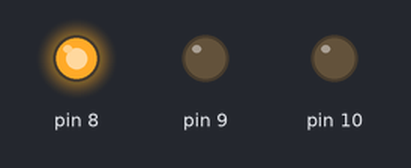
Recording of a sketch running on a simulated Arduino Uno, built with avr-gcc and run on an emulated ATmega328P. Shown: output pins drawn as LEDs (lit = HIGH). What the sketch prints to the serial monitor is not drawn.

Above: at 1.5 s.
At 3.5 s:
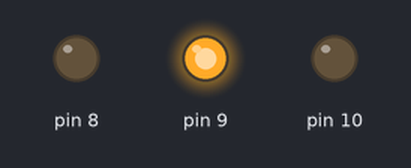
At 7.0 s:
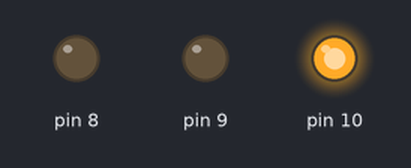
Timing chart, 0 to 13.0 s (numbered marks = the images above):
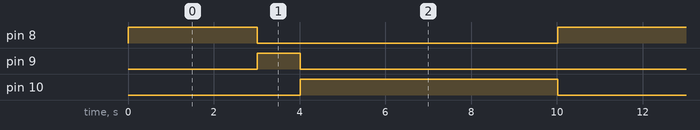

Measured:
- by itself, pin 8: alternates HIGH for 3.0 s and LOW for 7.0 s
- by itself, pin 9: alternates HIGH for 1.0 s and LOW for 9.0 s
- by itself, pin 10: alternates HIGH for 6.0 s and LOW for 4.0 s

The sketch:

semaforo_tiempo_ejercicio9.ino
```cpp
// defino una variable

unsigned long tiempo=0; // cuenta de tiempo
long temp=0; // ciclo del semaforo
int estado=0; // 0 --verde, 1 -- amarillo, 2 -- rojo

// ==========================
// programa principal ARDUINO
// ==========================

void setup()
{
  pinMode(8, OUTPUT);
  pinMode(9, OUTPUT);
  pinMode(10, OUTPUT);
  Serial.begin(9600); // Envío de datos a la placa
}

void loop()
{

  tiempo = millis(); // milisegundos desde que se encendió la placa

  temp = tiempo%10000; // cuenta cíclica del tiempo. Resto de la división entre 10000
  // Cuando tiempo llegue a 10001, tempo volverá a ser cero.

  Serial.println(String(tiempo) +" -- " + String(temp)); // Imprime en pantalla datos de tiempo recibidos de la placa.

  if (temp<=3000) { // enciendo el verde
    estado=0; // Verde
  } else if(temp>3000 && temp<=4000) { // enciendo amarillo
    estado=1; // Amarillo
  } else if (temp>4000) { // enciendo rojo
    estado=2;// Rojo
  }

  // ejecuto la función encender
  encender();

  // delay(1); --> ANULADO // retraso de cada milisegundo ¡¡Ya no me hace falta!!
}

// ==================================
// funciones definidas por el usuario
// ==================================

void encender() {
  // como "estado" es una variable global, no es necesario pasarla a la función
  if (estado==0) {digitalWrite(8,HIGH); } else {digitalWrite(8,LOW); }
  if (estado==1) {digitalWrite(9,HIGH); } else {digitalWrite(9,LOW); }
  if (estado==2) {digitalWrite(10,HIGH); } else {digitalWrite(10,LOW); }
}
```
